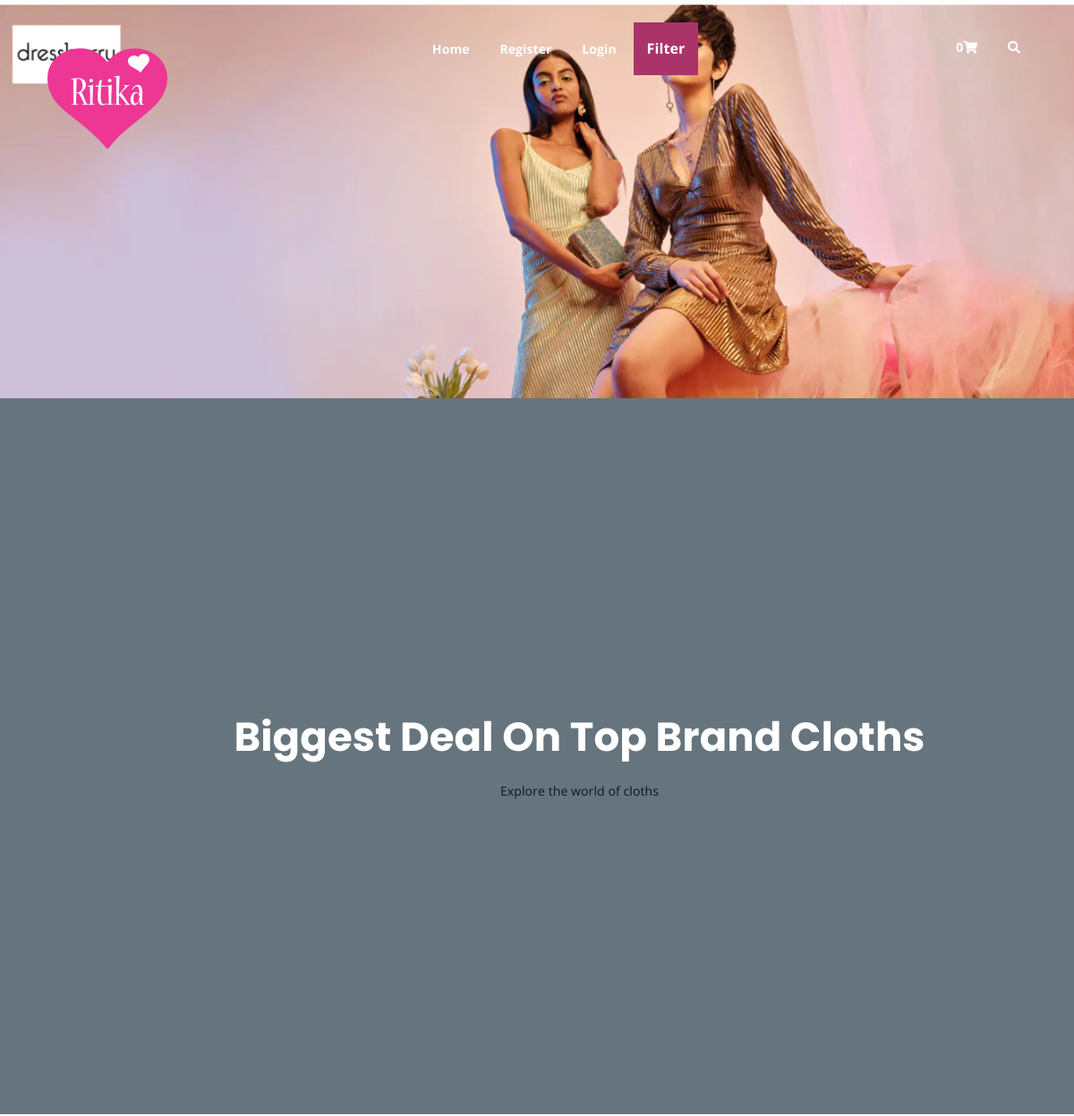
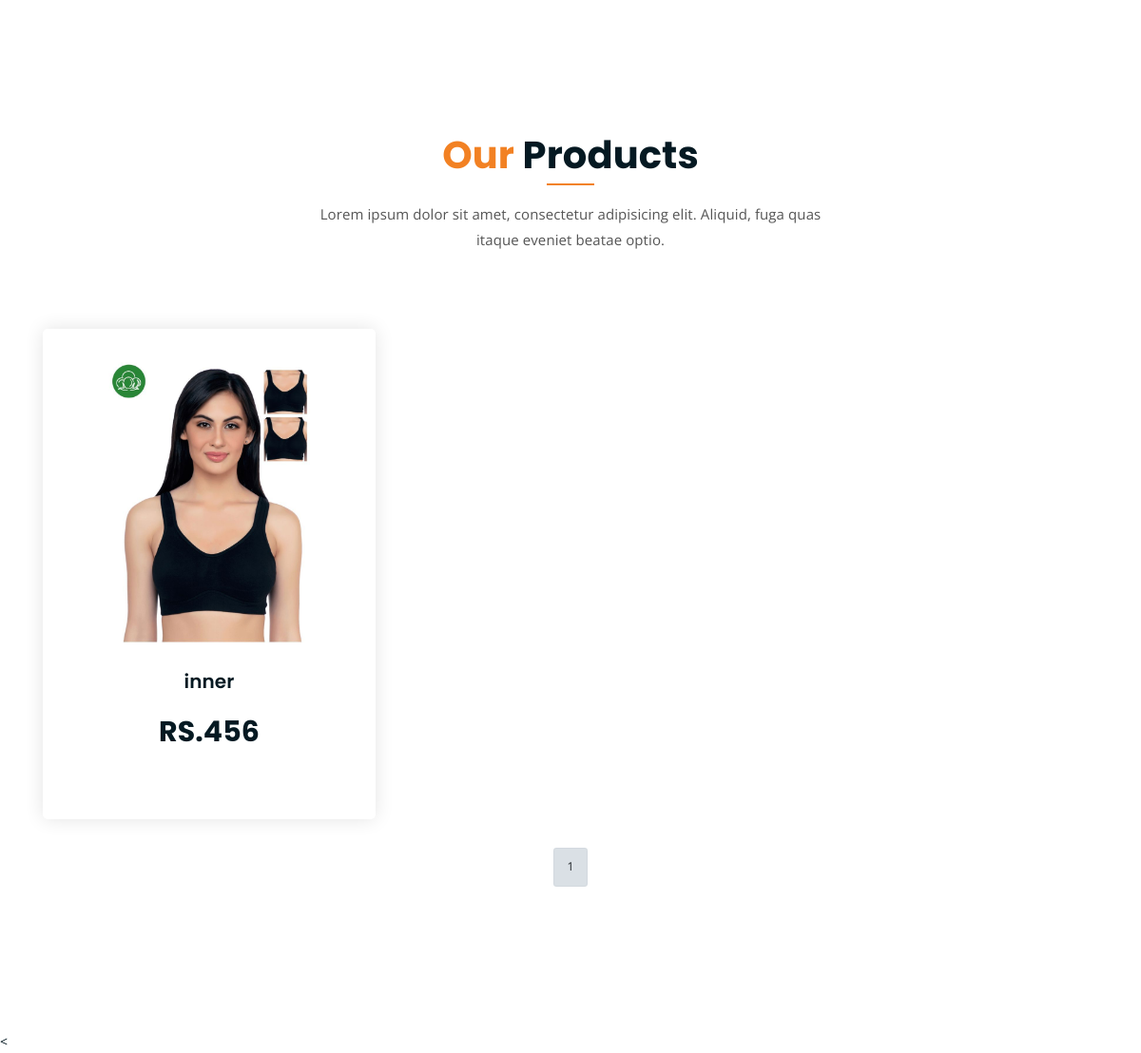
Screenshot of /inner/ with the database file from the repository (2 pictures, top to bottom).
### shop/models.py (models this page shows, shortened)
class products(models.Model):
    name=models.CharField(max_length=150,unique=True)
    slug=models.SlugField(max_length=150,unique=True)
    img=models.ImageField(upload_to='product')
    desc=models.TextField()
    stock=models.IntegerField()
    available=models.BooleanField()
    price=models.IntegerField()
    category=models.ForeignKey(categ,on_delete=models.CASCADE)
    def get_url(self):
        return reverse('details',args=[self.category.slug,self.slug])

### shop/views.py (the view)
# urls.py: 2. Add a URL to urlpatterns:  path('', views.home, name='home')
def home(request,c_slug=None):
    c_page=None
    prodt=None
    if c_slug!=None:
        c_page=get_object_or_404(categ,slug=c_slug)
        prodt=products.objects.filter(category=c_page,available=True)
    else:
        prodt=products.objects.all().filter(available=True)
    cat=categ.objects.all()
    paginator=Paginator(prodt,6)
    try:
        page=int(request.GET.get('page','1'))
    except:
        page=1
    try:
        pro=paginator.page(page)
    except:
        pro=paginator.page(paginator.num_pages)
    return render(request,'index.html',{'pr':prodt,'ct':cat,'pg':pro})

### cart/context_processor.py (called while the page is built)
def count(request):
    item_count=0
    if 'admin' in request.path:
        return {}
    else:
        try:
            ct=cartlist.objects.filter(cartid=cid(request))
            cti=items.objects.all().filter(cart=ct[:1])
            for c in cti:
                item_count += c.quan
        except cartlist.DoesNotExist:
            item_count=0
        return dict(itc=item_count)

### cart/views.py (called while the page is built)
def cid(request):
    ct_id=request.session.session_key
    if not ct_id:
        ct_id=request.session.create()
    return ct_id

### shop/models.py (called while the page is built)
    def get_url(self):
        return reverse('prod_cat',args=[self.slug])

### templates/index.html (shortened to what this page needs)
{% load static %}
{% block content %}
<html lang="en">
<head>
	<link rel="stylesheet" href="{% static 'assets/css/all.min.css' %}">
	<link rel="stylesheet" href="{% static 'assets/bootstrap/css/bootstrap.min.css' %}">
	<link rel="stylesheet" href="{% static 'assets/css/owl.carousel.css' %}">
	<link rel="stylesheet" href="{% static 'assets/css/magnific-popup.css' %}">
	<link rel="stylesheet" href="{% static 'assets/css/animate.css'%}">
	<link rel="stylesheet" href="{% static 'assets/css/meanmenu.min.css'%}">
	<link rel="stylesheet" href="{% static 'assets/css/main.css'%}">
	<link rel="stylesheet" href="{% static 'assets/css/responsive.css'%}">
</head>
<body>
	<div class="top-header-area" id="sticker">
		<div class="container">
			<div class="row">
				<div class="col-lg-12 col-sm-12 text-center">
					<div class="main-menu-wrap">
						<div class="site-logo">
							<a href="index.html">
								<img src="{% static 'assets/img/Ritika.png'%}" alt="">
							</a>
						</div>
						<nav class="main-menu">
							<ul>
								<li class="active"><a href="/">Home</a></li>
								{% if user.is_authenticated %}
								<li>Hai {{user.username}}</li>
								<li class="active"><a href="accounts/logout">Logout</a></li>
								{% else %}
								<li class="active"><a href="accounts/register">Register</a>
								</li>
								<li class="active"><a href="accounts/login">Login</a>
	                            </li>
								{% endif %}
								<li>
									<div class="dropdown">
									  <a  class="dropbtn">Filter</a>
								</div>
								</li>
								<li>
									<div class="header-icons">
										<a class="shopping-cart" href="{% url 'cartdetails' %}">{{itc}}<i class="fas fa-shopping-cart"></i></a>
										<a class="mobile-hide search-bar-icon" href="#"><i class="fas fa-search"></i></a>
									</div>
								</li>
							</ul>
						</nav>
					</div>
				</div>
			</div>
		</div>
	</div>
		<img src="{% static 'assets/img/cover.png' %}" alt="">
	<div class="hero-area hero-bg">
		<div class="container">
			<div class="row">
				<div class="col-lg-9 offset-lg-2 text-center">
					<div class="hero-text">
						<div class="hero-text-tablecell">
							<h1>Biggest Deal On Top Brand Cloths</h1>
							<p>Explore the world of cloths </p>
						</div>
					</div>
				</div>
			</div>
		</div>
	</div>
	<div class="product-section mt-150 mb-150">
		<div class="container">
			<div class="row">
				<div class="col-lg-8 offset-lg-2 text-center">
					<div class="section-title">
						<h3><span class="orange-text">Our</span> Products</h3>
						<p>Lorem ipsum dolor sit amet, consectetur adipisicing elit. Aliquid, fuga quas itaque eveniet beatae optio.</p>
					</div>
				</div>
			</div>
			<div class="row">
				{% for i in pg.object_list %}
				<div class="col-lg-4 col-md-6 offset-md-3 offset-lg-0 text-center">
					<div class="single-product-item">
						<div class="product-image">
							<a href="{{i.get_url}}"><img src="{{i.img.url}}" alt="" style="height=300px;width=300;"></a>
						</div>
						<h3>{{i.name}}</h3>
						<p class="product-price"> RS.{{i.price}} </p>
					</div>
				</div>
				{% endfor %}
			</div>
		</div>
		<center>
			{% for p in pg.paginator.page_range %}
			<a href="?page={{p}}" class="btn btn-light btn-sm {% if pg.number == p %} active {% endif %}">{{p}}</a>
			{% endfor %}
		</center>
	</div>
	<
{% endblock %}
</body>
</html>

### static/assets/css/main.css (style rules this page uses)
html { font-size: 14px; font-weight: 400; line-height: 28px; height: 100%; }
body { font-family: "Open Sans", sans-serif; font-weight: 400; font-size: 1rem; letter-spacing: 0.1px; line-height: 1.8; color: #051922; overflow-x: hidden; }
body img { max-width: 100%; }
a { cursor: pointer; text-decoration: none; -webkit-transition: all 0.2s ease-in-out; -o-transition: all 0.2s ease-in-out; transition: all 0.2s ease-in-out; }
h1, .h1, h2, .h2, h3, .h3, h4, .h4, h5, .h5, h6, .h6 { font-family: "Poppins", sans-serif; font-weight: 700; margin: 0 0 1.25rem 0; color: #051922; }
h1, .h1 { font-size: 4rem; font-weight: 700; line-height: 4rem; }
h3, .h3 { font-size: 2rem; font-weight: 700; line-height: 2.25rem; }
p { font-family: "Open Sans", sans-serif; font-weight: 400; font-size: 1rem; letter-spacing: 0.1px; line-height: 1.8; color: #051922; margin: 0 0 1.25rem 0; }
p:last-child { margin: 0; }
.mt-150 { margin-top: 150px; }
.mb-150 { margin-bottom: 150px; }
.orange-text { color: #F28123; }
.section-title h3 { font-size: 40px; position: relative; padding-bottom: 15px; }
.section-title h3:after { position: absolute; content: ''; left: 0px; right: 0px; bottom: 0px; width: 50px; height: 2px; background-color: #F28123; margin: 0 auto; }
.section-title p { font-size: 15px; width: 530px; margin: 0 auto; color: #555; margin-top: 10px; line-height: 1.8; }
.section-title { margin-bottom: 80px; }
.top-header-area { position: absolute; z-index: 999; width: 100%; padding: 25px 0; }
nav.main-menu ul { margin: 0; padding: 0; list-style: none; }
nav.main-menu ul li { display: inline-block; }
nav.main-menu ul li a { color: #fff; font-weight: 700; display: block; padding: 15px; }
nav.main-menu ul > li { position: relative; }
nav.main-menu ul li:last-child a { display: inline-block; }
nav.main-menu > ul li:last-child { float: right; }
.site-logo { float: left; max-width: 150px; }
.main-menu-wrap { position: relative; }
.header-icons a { color: #fff; display: inline-block; padding: 10px; }
.site-logo { padding: 6px 0; }
nav.main-menu li a { -webkit-transition: 0.3s; -o-transition: 0.3s; transition: 0.3s; }
.top-header-area .header-icons a { -webkit-transition: 0.3s; -o-transition: 0.3s; transition: 0.3s; }
.top-header-area { -webkit-transition: 0.3s; -o-transition: 0.3s; transition: 0.3s; }
.product-image img { -webkit-transition: 0.3s; -o-transition: 0.3s; transition: 0.3s; }
.single-product-item { -webkit-transition: 0.3s; -o-transition: 0.3s; transition: 0.3s; }
.hero-bg { background-image: url(../img/hero-bg.jpg); background-size: cover; background-position: center; background-attachment: fixed; }
.hero-text { display: table; height: 100%; }
.hero-text-tablecell { display: table-cell; }
.hero-area { height: 100%; position: relative; z-index: 1; }
html, body { height: 100%; }
.hero-area:after { position: absolute; left: 0; top: 0; width: 100%; height: 100%; content: ""; background-color: #07212e; z-index: -1; opacity: 0.6; }
.hero-text h1 { font-size: 64px; font-weight: 700; line-height: 1.3; color: #fff; }
.hero-area div { height: 100%; }
.hero-area div.hero-text { height: 100%; width: 100%; }
.hero-area div.hero-text-tablecell { height: auto; vertical-align: middle; }
.single-product-item { margin-bottom: 30px; }
.product-image { padding: 30px; padding-bottom: 0; }
.product-image img { width: 90%; border-radius: 5px; margin-bottom: 20px; }
.single-product-item h3 { font-size: 20px; font-weight: 600; margin-bottom: 10px; }
p.product-price { font-family: 'Poppins', sans-serif; font-size: 30px; font-weight: 700; margin-bottom: 15px; }
.single-product-item { -webkit-box-shadow: 0 0 20px #e4e4e4; box-shadow: 0 0 20px #e4e4e4; padding-bottom: 50px; border-radius: 5px; }

### static/assets/css/responsive.css (style rules this page uses)
@media only screen and (min-width: 992px) and (max-width: 1200px) { .hero-text h1 { font-size: 45px; } }

### templates/index.html (style rules this page uses)
.dropbtn { background-color: #AA336A; color: white; padding: 16px; font-size: 16px; border: none; cursor: pointer; }
.dropdown { position: relative; display: inline-block; }
.btn-sm { background-color:AA336A; padding:10px 13px; }

### rows the page displays
products: img (picture), name "inner", price "456"

### other values shown
{{ itc }} "0"
{{ p }} "1"
